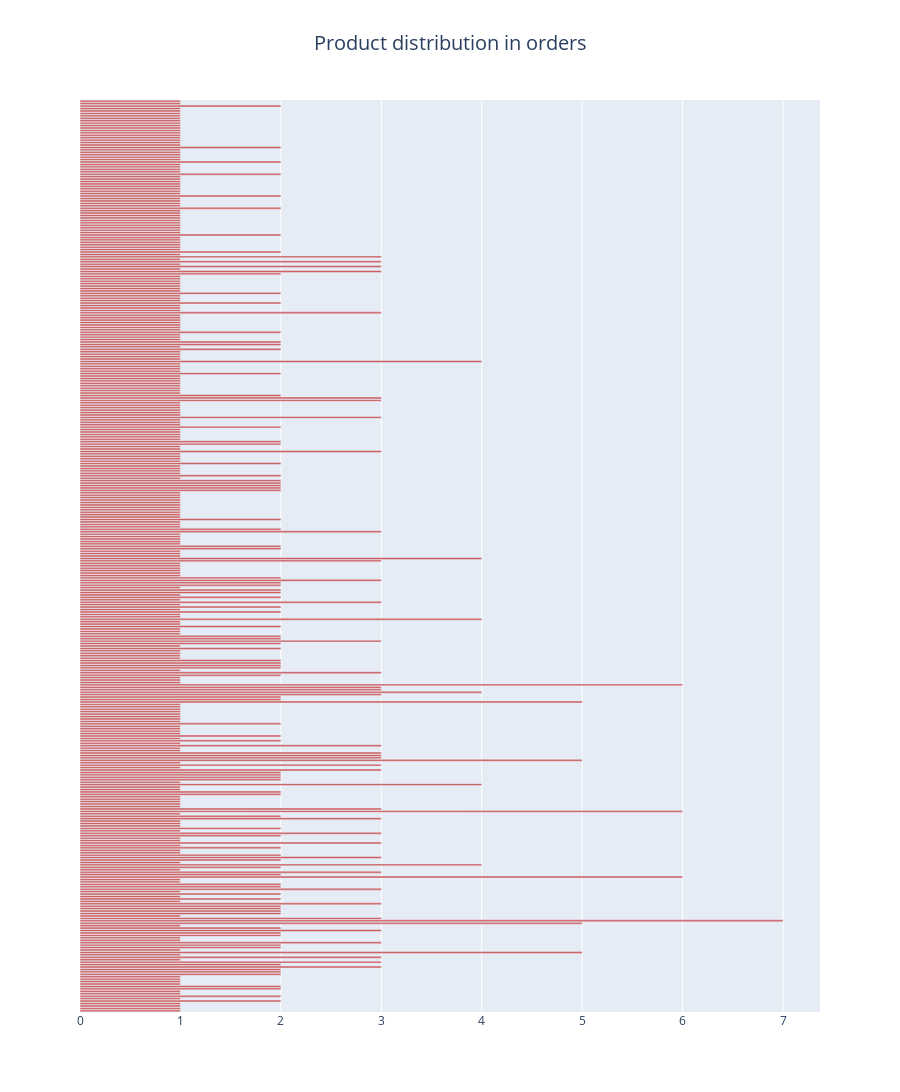

The cell this chart's notebook holds for it:
### Markdown cell above
### 3.3 Distribution of product references in the orders <a class="anchor" id="section3_3"></a>

### Code cell
fig = go.Figure()
fig.add_trace(go.Bar(
    x=orders_coverage['Count'],
    y=orders_coverage['Order'],
    name='Primary Product',
    marker_color='indianred',
    orientation='h'
))

fig.update_yaxes(visible=False, showticklabels=False)

fig.update_layout(
  height=max([len(order_name) for order_name in orders_coverage['Order']])*10,
  #width=1000, #len(orders_coverage['Order'])*20,
  title={'text': "Product distribution in orders",
          'x':0.5,
          'xanchor': 'center',
          'font_size': 20,
    }
)

fig.show()

### Figure 1 — Plotly figure (JSON) as saved in the notebook; plotly's stock layout.template omitted (floating-point values rounded to 4 significant figures; data arrays with more than 128 entries replaced by an {"elided": "..."} marker saying what was removed)
{"data": [{"marker": {"color": "indianred"}, "name": "Primary Product", "orientation": "h", "type": "bar", "x": {"elided": "375 int values"}, "y": {"elided": "375 str values"}}], "layout": {"height": 1930, "title": {"font": {"size": 20}, "text": "Product distribution in orders", "x": 0.5, "xanchor": "center"}, "yaxis": {"showticklabels": false, "visible": false}}}
